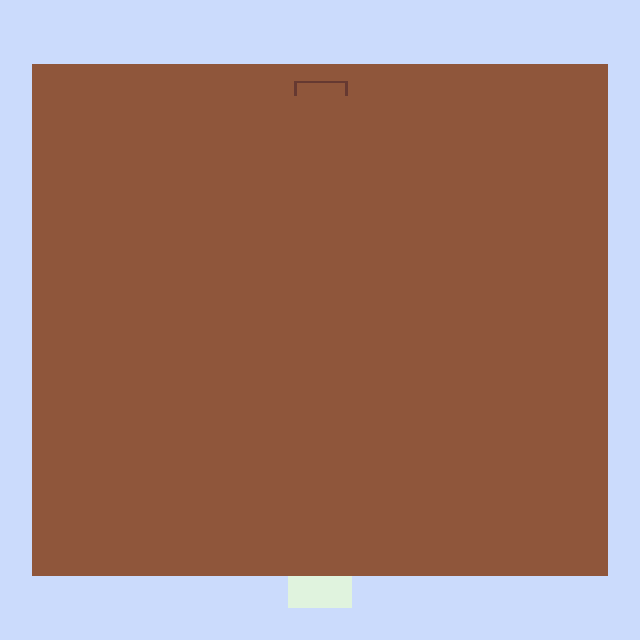

Tiled map render using the project's own tile images. Description and the map definition, with tile-layer contents summarised, below:
An orthogonal 20x20 tile map with 32x32 px tiles, 2 tile layers (background, foreground).

<map version="1.10" tiledversion="1.10.2" orientation="orthogonal" renderorder="right-down" width="20" height="20" tilewidth="32" tileheight="32" infinite="0" nextlayerid="4" nextobjectid="1">
 <tileset firstgid="1" source="../tilesets/inside.tsx" />
 <layer id="1" name="background" width="20" height="20">
  <data>[400 cells, 400 non-empty, 3 distinct tile ids]</data>
 </layer>
 <layer id="3" name="foreground" width="20" height="20">
  <data>[400 cells, 2 non-empty, 2 distinct tile ids]</data>
 </layer>
</map>
